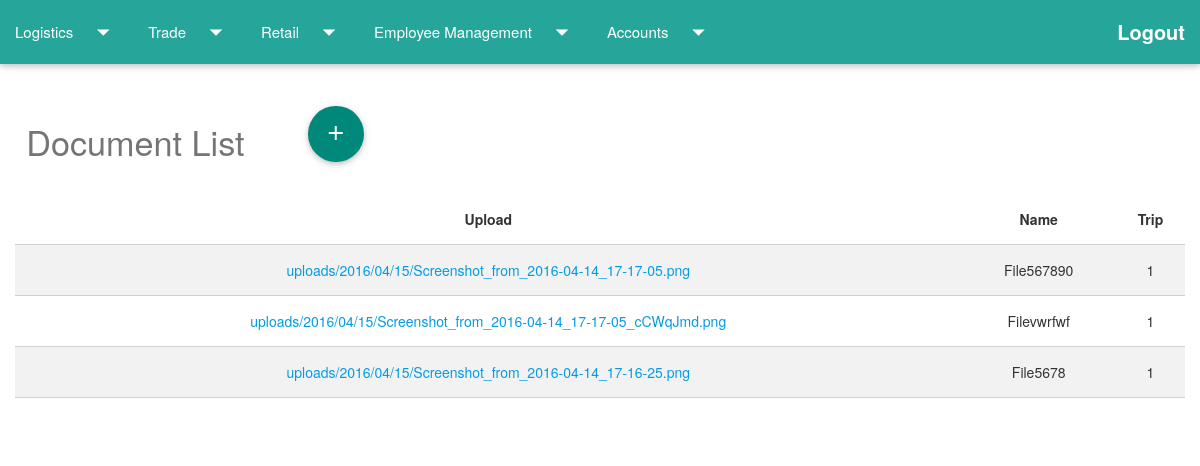
The app's page /homepage/logistics/1/showdoc/ (signed in) with its own data.
### logistics/models.py (models this page shows, shortened)
class Document (models.Model):
	upload = models.FileField(upload_to='uploads/%Y/%m/%d/')
	name = models.CharField(max_length = 100,default="File")
	trip = models.ForeignKey(Trip)

class Trip (models.Model):
	truck_registration_number = models.ForeignKey(Truck)
	trip_source = models.CharField(max_length=50,blank=True)
	trip_destination = models.CharField(max_length=50,blank=True)
	trip_distance = models.PositiveIntegerField(blank=True)
	trip_shipper = models.CharField(max_length=50,blank=True)
	trip_consignee = models.CharField(max_length=50,blank=True)
	trip_goods_type = models.CharField(max_length=50,blank=True)
	trip_container_number = models.CharField(max_length=50,blank=True)
	trip_weight = models.PositiveIntegerField(default=100,blank=True)
	trip_start_date = models.DateField(default=datetime.date.today,blank=True)
	trip_end_date = models.DateField(default=datetime.date.today,blank=True)
	def __str__(self):
		return str(self.id)

### logistics/views.py (the view)
# urls.py: url(r'^(?P<docs>\w+)/showdoc/$', views.show_docs, name='show_docs'),
def show_docs(request, docs):
    if request.user.is_authenticated() and request.user.groups.all()[0].id==2:
        docus = Document.objects.filter(trip=docs)
        return render(request, 'logistics/docs_list.html', {'docus': docus,'title':"View Documents"})
    else:
        return redirect('index')

### logistics/templates/logistics/docs_list.html (shortened to what this page needs)
{% extends 'logistics/firstpage.html' %}
{% block content %}
<div class="container-fluid">
<div class="row">
        <div class="row"></div>
	 <div class="row">
		<div class="row">
		<h4 class="col l3 s12 headingcolour">Document List</h4>
		<a  href="{% url 'docs_new' %}" class="btn-floating btn-large waves-effect waves-light   teal darken-1"><i class="material-icons">add</i></a>
	</div>
		{% if docus %}
	  <table class="striped centered bordered responsive-table">
	    <thead>
	      <tr>
	        <th>Upload</th>
	        <th>Name</th>
	        <th>Trip</th>
	      </tr>
	    </thead>
	    <tbody>
	    	{% for docs in docus %}
	      <tr>
	        <td><a href="/media/{{docs.upload}}">{{ docs.upload }}</a></td>
	        <td>{{docs.name}}</td>
	        <td>{{docs.trip}}</td>
	      </tr>
	      {% endfor %}
	    </tbody>
	  </table>
	  {% else %}
	  <p>No Documents !</p>
	  {% endif %}
	</div>
 {% endblock %}

### logistics/static/css/style.css (style rules this page uses)
.headingcolour { color: #757575; }
body { background: #ffffff; }

### records on screen
Document: upload "uploads/2016/04/15/Screenshot_from_2016-04-14_17-17-05.png", name "File567890", trip "1"
Document: upload "uploads/2016/04/15/Screenshot_from_2016-04-14_17-17-05_cCWqJmd.png", name "Filevwrfwf", trip "1"
Document: upload "uploads/2016/04/15/Screenshot_from_2016-04-14_17-16-25.png", name "File5678", trip "1"
